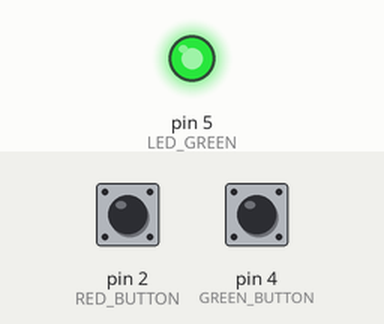
Recording of a sketch running on a simulated Arduino Uno, built with avr-gcc and run on an emulated ATmega328P. On the bench: output pins drawn as LEDs (lit = HIGH). The test bench sets the inputs (shaded band); at power-on: pin 2 (RED_BUTTON) HIGH, pin 4 (GREEN_BUTTON) HIGH.

Above: at 1.2 s.
1.3 s: pin 2 (RED_BUTTON) pulled LOW for 1 s
At 3.3 s:
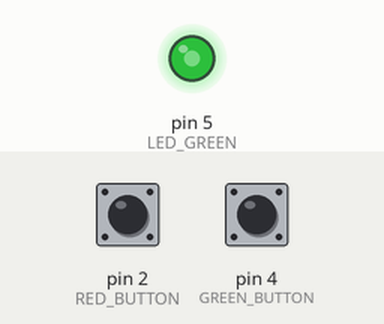
3.8 s: pin 2 (RED_BUTTON) pulled LOW for 3.2 s
At 6.2 s:
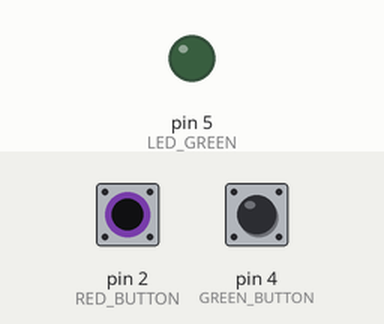
8.5 s: pin 4 (GREEN_BUTTON) pulled LOW for 3.2 s
At 9.56 s:
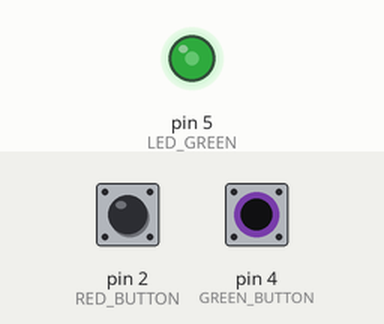
Timing chart, 0 to 12.6 s (numbered marks = the images above; inputs shaded):
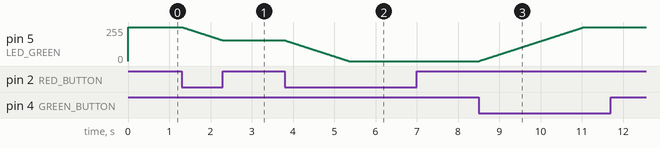

Measured:
- after the input at 1.3 s, pin 5 (LED_GREEN): moves from 255/255 to 155/255 over 0.99 s, starting at once
- after the input at 3.8 s, pin 5 (LED_GREEN): moves from 155/255 to 0/255 over 1.5 s, starting at once
- after the input at 8.5 s, pin 5 (LED_GREEN): moves from 0/255 to 255/255 over 2.5 s, starting at once

The sketch:

z2.ino
```cpp
#include <LiquidCrystal_I2C.h>
#include <OneWire.h>
#include <DallasTemperature.h>

#define LED_GREEN 5

#define RED_BUTTON 2
#define GREEN_BUTTON 4


void initRGB() {
  pinMode(LED_GREEN, OUTPUT);
  analogWrite(LED_GREEN, 255);
}

void initButtons() {
  pinMode(RED_BUTTON, INPUT_PULLUP);
  pinMode(GREEN_BUTTON, INPUT_PULLUP);
}

void setup() {
  initRGB();
  initButtons();
}

int led_value = 255;

void loop() {
  if (digitalRead(RED_BUTTON) == LOW && led_value > 0) {
    delay(10);
    led_value--;
    analogWrite(LED_GREEN, led_value);
  }

  if (digitalRead(GREEN_BUTTON) == LOW && led_value < 255) {
    delay(10);
    led_value++;
    analogWrite(LED_GREEN, led_value);
  }
}
```
